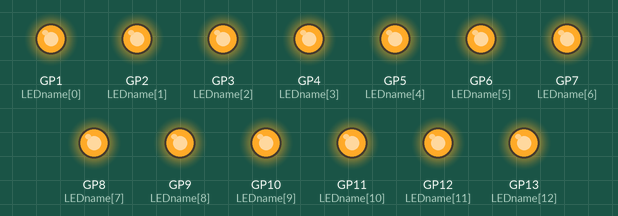
This program was run on a simulated Raspberry Pi Pico running MicroPython. Shown: output pins drawn as LEDs (lit = HIGH).

Above: at 0.5 s.
At 3.5 s:
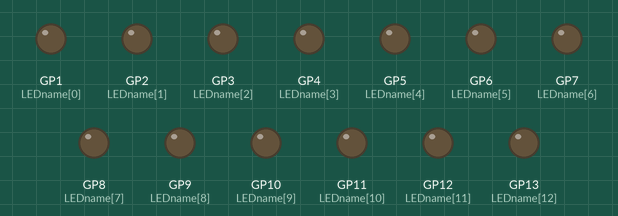
Timing chart, 0 to 4.6 s (numbered marks = the images above):
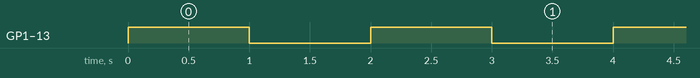

The program:

check_LEDs_game.py
```python
# Program to check that LEDs are correctly wired for capture the light game
# Lori Pfahler
# Feb 2023

from machine import Pin
import utime

delayTime = 1

# create an empty list to hold the LED Pin info
LEDlist = []
# setup LEDs - 13 LEDs in my circuit
for i in range(1, 14, 1):
    # i is the GPIO pin number: 1-13
    LEDname = 'LED'+str(i)
    LEDname = Pin(i, Pin.OUT)
    LEDlist.append(LEDname)

while True:
    for i in LEDlist:
        i.toggle()
    utime.sleep(delayTime)
```

Measured:
- by itself, GP1 (LEDname[0]), GP2 (LEDname[1]), GP3 (LEDname[2]), GP4 (LEDname[3]), GP5 (LEDname[4]), GP6 (LEDname[5]), GP7 (LEDname[6]), GP8 (LEDname[7]), GP9 (LEDname[8]), GP10 (LEDname[9]), GP11 (LEDname[10]), GP12 (LEDname[11]), GP13 (LEDname[12]): alternates HIGH for 1.0 s and LOW for 1.0 s
